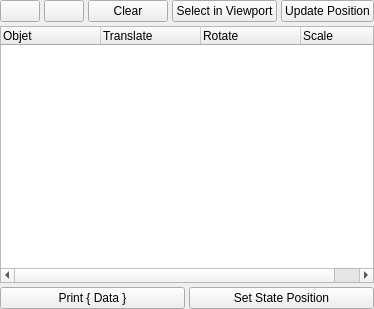
<?xml version="1.0" encoding="UTF-8"?>
<ui version="4.0">
 <class>Form</class>
 <widget class="QWidget" name="Form">
  <property name="geometry">
   <rect>
    <x>0</x>
    <y>0</y>
    <width>359</width>
    <height>309</height>
   </rect>
  </property>
  <property name="windowTitle">
   <string>Form</string>
  </property>
  <layout class="QVBoxLayout" name="verticalLayout">
   <property name="spacing">
    <number>4</number>
   </property>
   <property name="margin">
    <number>0</number>
   </property>
   <item>
    <layout class="QVBoxLayout" name="layout_attribute_state">
     <property name="spacing">
      <number>0</number>
     </property>
    </layout>
   </item>
   <item>
    <layout class="QHBoxLayout" name="horizontalLayout_4">
     <item>
      <widget class="QPushButton" name="btn_add">
       <property name="text">
        <string/>
       </property>
      </widget>
     </item>
     <item>
      <widget class="QPushButton" name="btn_remove">
       <property name="text">
        <string/>
       </property>
      </widget>
     </item>
     <item>
      <widget class="QPushButton" name="btn_clear">
       <property name="text">
        <string>Clear</string>
       </property>
      </widget>
     </item>
     <item>
      <widget class="QPushButton" name="btn_sel_viewport">
       <property name="text">
        <string>Select in Viewport</string>
       </property>
      </widget>
     </item>
     <item>
      <widget class="QPushButton" name="btn_update">
       <property name="text">
        <string>Update Position</string>
       </property>
      </widget>
     </item>
    </layout>
   </item>
   <item>
    <widget class="QTreeWidget" name="list_obj">
     <property name="minimumSize">
      <size>
       <width>100</width>
       <height>0</height>
      </size>
     </property>
     <property name="selectionMode">
      <enum>QAbstractItemView::ExtendedSelection</enum>
     </property>
     <column>
      <property name="text">
       <string>Objet</string>
      </property>
     </column>
     <column>
      <property name="text">
       <string>Translate</string>
      </property>
     </column>
     <column>
      <property name="text">
       <string>Rotate</string>
      </property>
     </column>
     <column>
      <property name="text">
       <string>Scale</string>
      </property>
     </column>
    </widget>
   </item>
   <item>
    <layout class="QHBoxLayout" name="horizontalLayout_2">
     <item>
      <widget class="QPushButton" name="btn_print_position">
       <property name="text">
        <string>Print { Data }</string>
       </property>
      </widget>
     </item>
     <item>
      <widget class="QPushButton" name="btn_set_position">
       <property name="text">
        <string>Set State Position</string>
       </property>
      </widget>
     </item>
    </layout>
   </item>
  </layout>
 </widget>
 <resources/>
 <connections/>
</ui>
